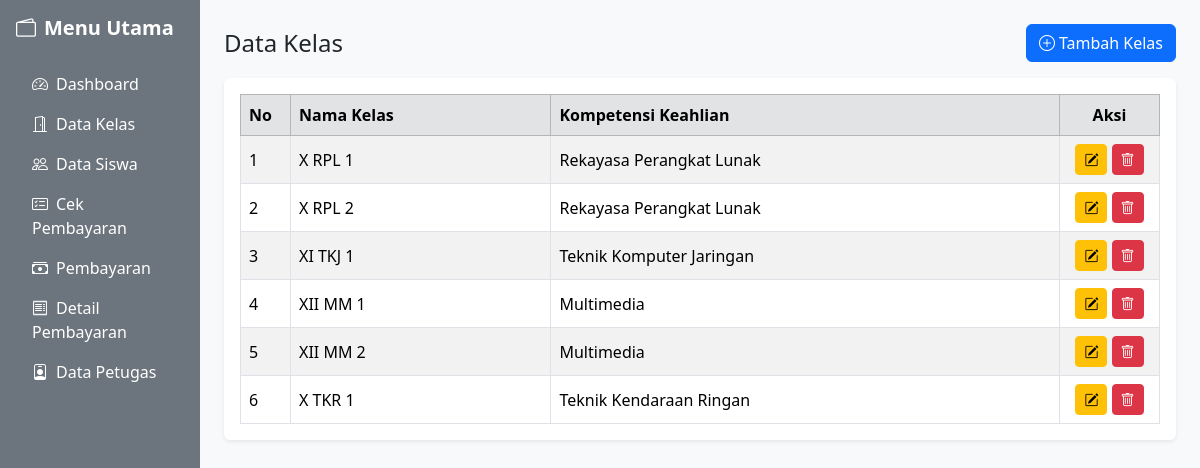
Screenshot of /data_kelas.php with the database file from the repository.
### tables this page shows
CREATE TABLE `kelas` (
  `id_kelas` int(11) NOT NULL,
  `nama_kelas` varchar(10) NOT NULL,
  `kompetensi_keahlian` varchar(50) NOT NULL
);

### data_kelas.php (the view, shortened to what this page needs)
<?php
include 'header.php';
include 'sidebar.php';
$data_kelas = [];
$q = mysqli_query($koneksi, "SELECT * FROM kelas");
while ($row = mysqli_fetch_array($q)) {
    $data_kelas[] = $row;
}
?>
<div class="col-md-10 p-4">
    <div class="d-flex justify-content-between align-items-center mb-3">
        <h4 class="m-0">Data Kelas</h4>
        <button class="btn btn-primary" data-bs-toggle="modal" data-bs-target="#modalTambahKelas">
            <i class="bi bi-plus-circle me-1"></i>Tambah Kelas
        </button>
    </div>
    <div class="table-responsive bg-white p-3 shadow-sm rounded">
        <table class="table table-bordered table-striped align-middle m-0">
            <thead class="table-secondary">
                <tr>
                    <th style="width: 50px;">No</th>
                    <th>Nama Kelas</th>
                    <th>Kompetensi Keahlian</th>
                    <th class="text-center" style="width: 100px;">Aksi</th>
                </tr>
            </thead>
            <tbody>
                <?php
                $no = 1;
                foreach ($data_kelas as $d) {
                ?>
                <tr>
                    <td><?= $no++; ?></td>
                    <td><?= $d['nama_kelas']; ?></td>
                    <td><?= $d['kompetensi_keahlian']; ?></td>
                    <td class="text-center text-nowrap">
                        <button class="btn btn-warning btn-sm p-1 px-2" data-bs-toggle="modal" data-bs-target="#modalEditKelas<?= $d['id_kelas']; ?>" title="Edit">
                            <i class="bi bi-pencil-square"></i>
                        </button>
                        <a href="data_kelas.php?hapus=<?= $d['id_kelas']; ?>" class="btn btn-danger btn-sm p-1 px-2" onclick="return confirm('Hapus kelas ini?')" title="Hapus">
                            <i class="bi bi-trash"></i>
                        </a>
                    </td>
                </tr>
                <?php } ?>
            </tbody>
        </table>
    </div>
</div>
<?php include 'footer.php'; ?>

### rows the page displays
kelas: nama_kelas "X RPL 1", kompetensi_keahlian "Rekayasa Perangkat Lunak"
kelas: nama_kelas "X RPL 2", kompetensi_keahlian "Rekayasa Perangkat Lunak"
kelas: nama_kelas "XI TKJ 1", kompetensi_keahlian "Teknik Komputer Jaringan"
kelas: nama_kelas "XII MM 1", kompetensi_keahlian "Multimedia"
kelas: nama_kelas "XII MM 2", kompetensi_keahlian "Multimedia"
kelas: nama_kelas "X TKR 1", kompetensi_keahlian "Teknik Kendaraan Ringan"
